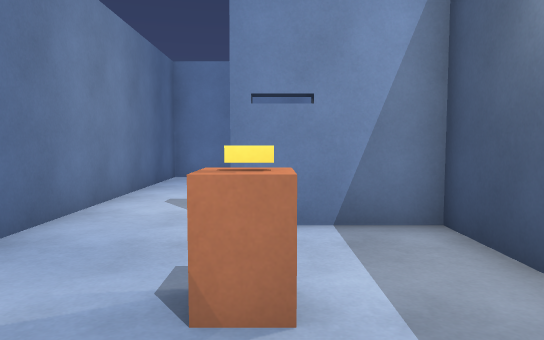
[1] (above)

21 first-person views from a walk through a 3-D level made in the Unity game engine. The camera is 1.2 m above the floor, tilts 4° down and sees 70° across. Doors are open. The floor is counted in squares, 1 m on a side. Each view is taken from the middle of a square. On the plan, view 1 faces up. The plan holds only what a view shows up to about 15 squares ahead; the rest is blank. The player is left out. Surface patterns are stand-ins for the level's own textures.

[2]
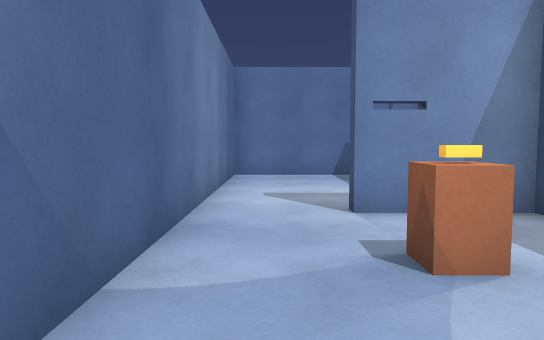

[3]
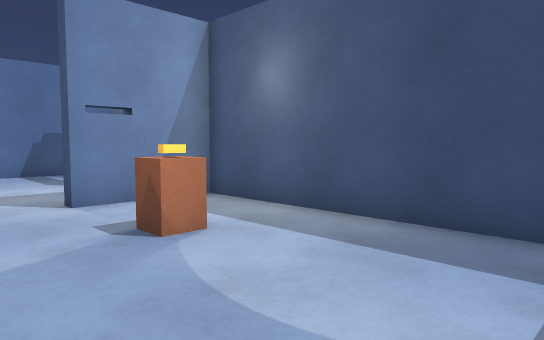

[4]
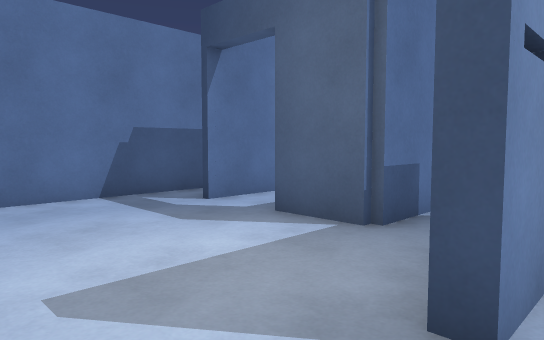

[5]
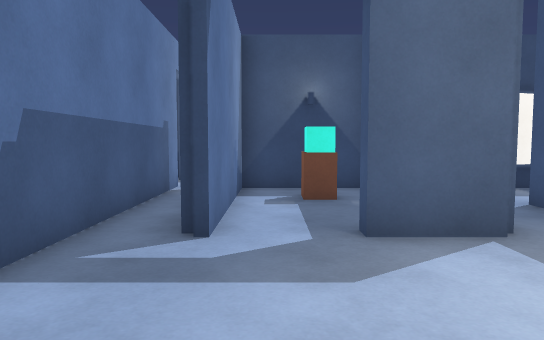

[6]
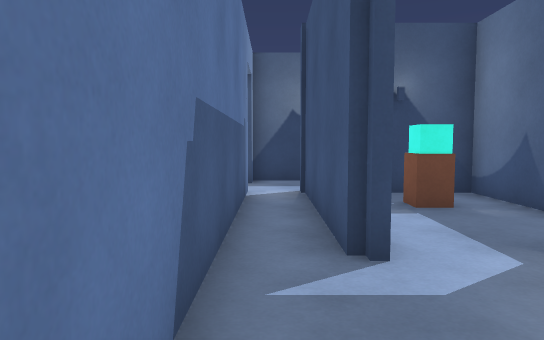

[7]
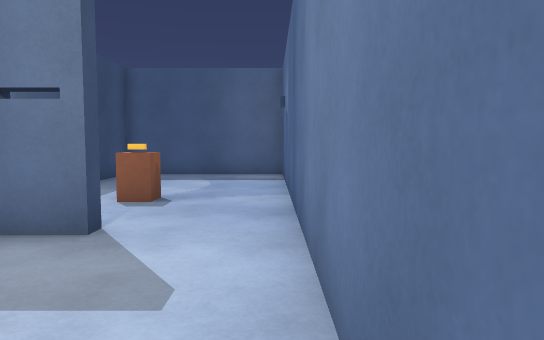

[8]
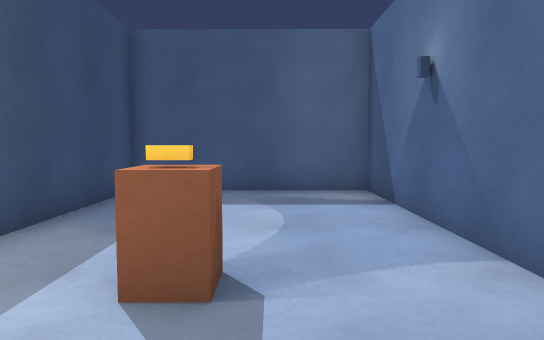

[9]
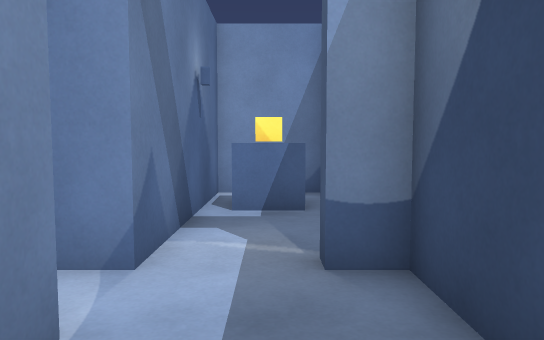

[10]
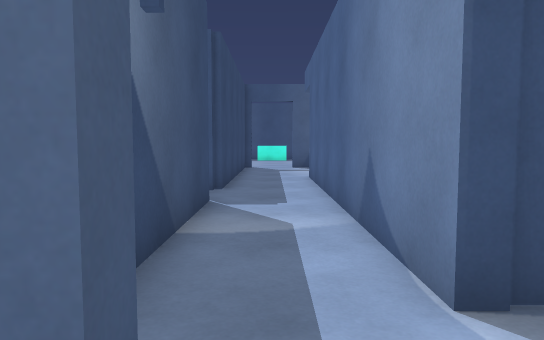

[11]
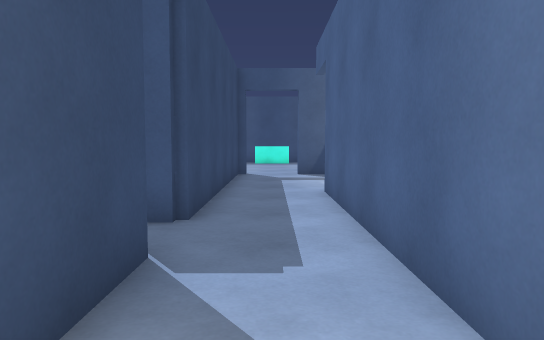

[12]
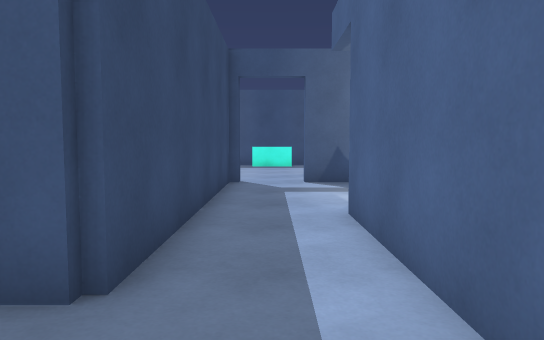

[13]
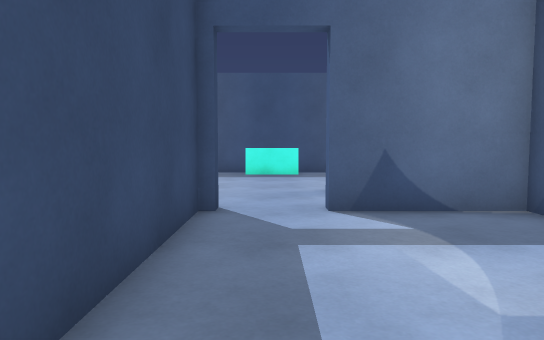

[14]
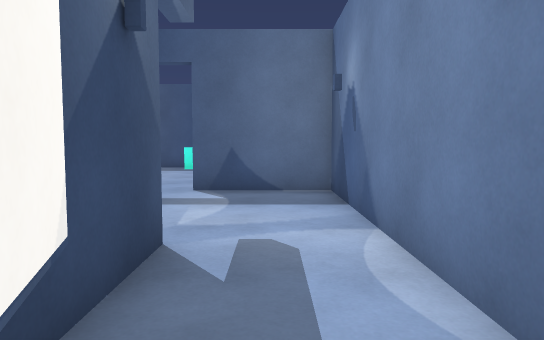

[15]
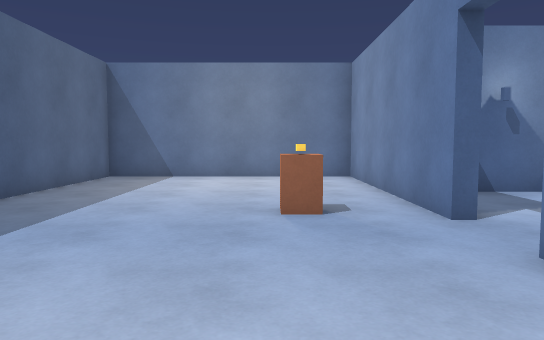

[16]
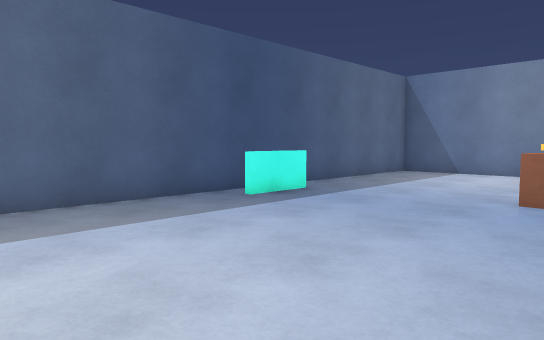

[17]
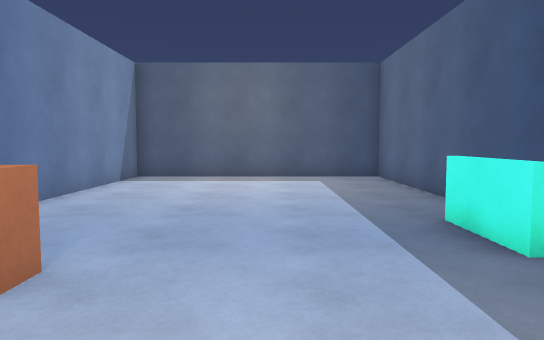

[18]
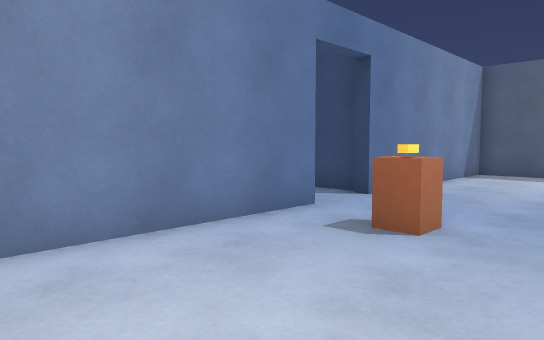

[19]
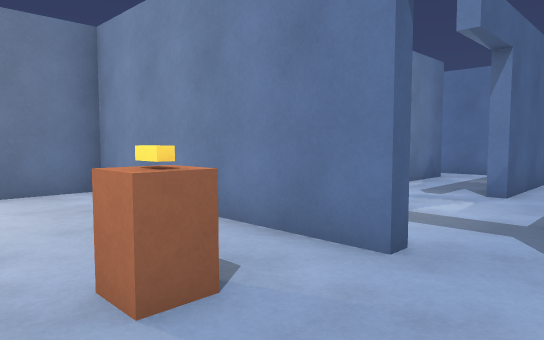

[20]
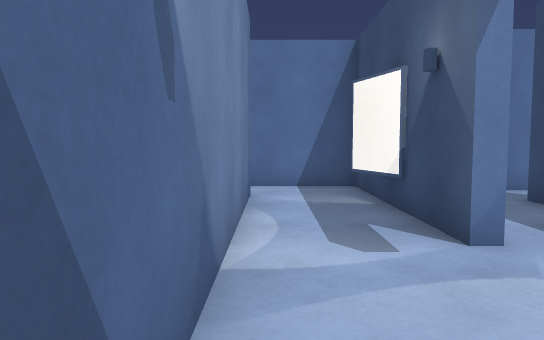

[21]
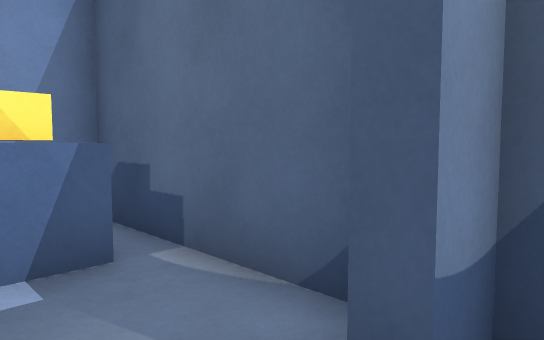

### Floor plan
Ten units are one square. View 1 is at (0, 0); x grows to the right and y downward. Boxes are objects, and circles mark ways between rooms. Rooms are numbered by the first view taken in them; rooms with no view inside come last. Other rooms are left out.
<svg viewBox="-39 -198 222 331">
<path fill="none" stroke="#000" d="M40 -60 45 -60M46 -78 19 -78 19 -98M20 -123 77 -123M77 -136 -34 -136 -34 38 25 38 25 -56 -6 -56 -6 -60 6 -60M103 -70 103 -136M115 -68 109 -68M77 -123 77 -15M103 38 103 -52 111 -52M77 -165 77 -136M103 -145 103 -193 77 -193M77 -15 73 -15 73 -78 46 -78M73 -36 67 -54M45 -60 45 38 80 38M80 42 2 42 2 128 178 128 178 42 100 42M79 117 100 117M48 -82 73 -82 73 -118 19 -118"/>
<rect x="-5" y="-35" width="10" height="10" fill="#bbb"><title>other object</title></rect>
<rect x="75" y="-185" width="10" height="20" fill="#bbb"><title>other object</title></rect>
<rect x="85" y="-185" width="10" height="20" fill="#bbb"><title>other object</title></rect>
<rect x="65" y="55" width="10" height="20" fill="#bbb"><title>other object</title></rect>
<rect x="45" y="-105" width="20" height="10" fill="#bbb"><title>other object</title></rect>
<circle cx="90" cy="-130" r="3" fill="#2a7"/>
<circle cx="85" cy="-140" r="3" fill="#2a7"/>
<circle cx="40" cy="-70" r="3" fill="#2a7"/>
<circle cx="20" cy="-105" r="3" fill="#2a7"/>
<circle cx="79" cy="22" r="3" fill="#2a7"/>
<text x="0" y="-50">1</text>
<text x="90" y="-50">2</text>
<text x="90" y="-170">3</text>
<text x="60" y="-20">4</text>
<text x="90" y="80">5</text>
<text x="40" y="-100">6</text>
</svg>
Room 1 opens to room 2. Room 1 opens to room 3. Room 1 opens to room 4. Room 1 opens to room 6. Room 2 opens to room 4.

Where each view was taken, in squares from view 1:
view 1: 0 up, 0 right, facing up
view 2: 1 down, 2 left, facing up
view 3: 2 down, 3 left, facing up-right
view 4: 5 up, 3 left, facing up-right
view 5: 11 up, 3 left, facing right
view 6: 13 up, 2 left, facing right
view 7: 11 up, 3 left, facing down
view 8: 6 up, 1 left, facing down
view 9: 10 up, 9 right, facing up
view 10: 15 up, 9 right, facing down
view 11: 11 up, 9 right, facing down
view 12: 8 up, 9 right, facing down
view 13: 3 up, 9 right, facing down
view 14: 6 up, 6 right, facing down
view 15: 7 down, 14 right, facing left
view 16: 5 down, 16 right, facing down-left
view 17: 9 down, 4 right, facing right
view 18: 9 down, 2 right, facing up-right
view 19: 8 down, 10 right, facing up-left
view 20: 3 down, 5 right, facing up
view 21: 13 up, 8 right, facing up-right
